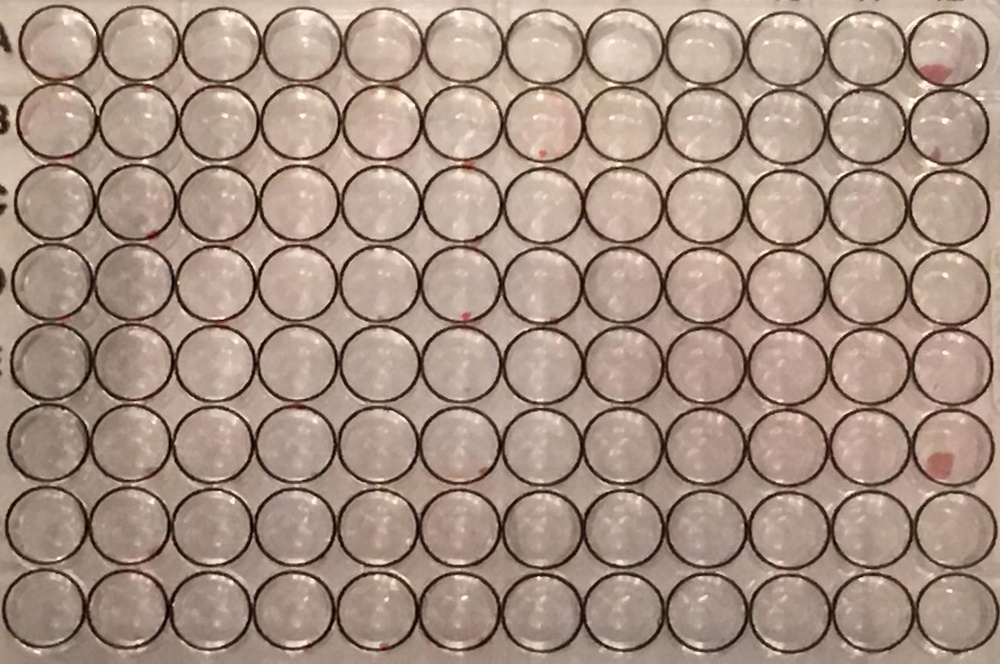
#> input picture task_8/circles.jpg, 1000 x 664 px, shrunk from 1300 x 863 before the run
$ jupyter execute task_8.ipynb
#> lines starting #> are read from the running program, lines starting #| are printed output that depends on the picture; after the words box and inside, x2 and y2 are one past the last pixel; in counts of white or black regions, pixels touching at a corner belong together
[cell 1]
import cv2 as cv
import numpy as np
from matplotlib import pyplot as plt


def hough(img, dp, mD, p1, p2, minR, maxR):

    img_copy = img.copy()
    img_blur = cv.medianBlur(cv.cvtColor(img_copy, cv.COLOR_BGR2GRAY), 5)
    circles = cv.HoughCircles(img_blur, cv.HOUGH_GRADIENT, dp=dp,
                              minDist=int(mD), param1=p1, param2=p2, minRadius=int(minR), maxRadius=int(maxR))
    circles = np.uint16(np.around(circles))


    for (x,y,r) in circles[0,:]:
        # draw the outer circle
        cv.circle(img_copy, (x, y), r, (0,255,0), 2)
        # draw the center of the circle
        cv.circle(img_copy, (x, y), 2, (255,0,0), 2)

    plt.figure(figsize=(12, 8))
    plt.imshow(img_copy), plt.xticks([]), plt.yticks([])
    plt.show()

[cell 2]
img = cv.imread('circles.jpg')
#> img is the input picture: shape (664, 1000, 3); mean B, G, R 132.4, 146.5, 168
assert img is not None, "file could not be read"

h, w, _ = img.shape[:]
#> h = 664; w = 1000
hough(img, dp=1.5, mD=w/13, p1=50, p2=40, minR=w/27, maxR=w/24)
#> in hough, `img_blur = cv.medianBlur(cv.cvtColor(img_copy, cv.COLOR_BGR2GRAY), 5)`:
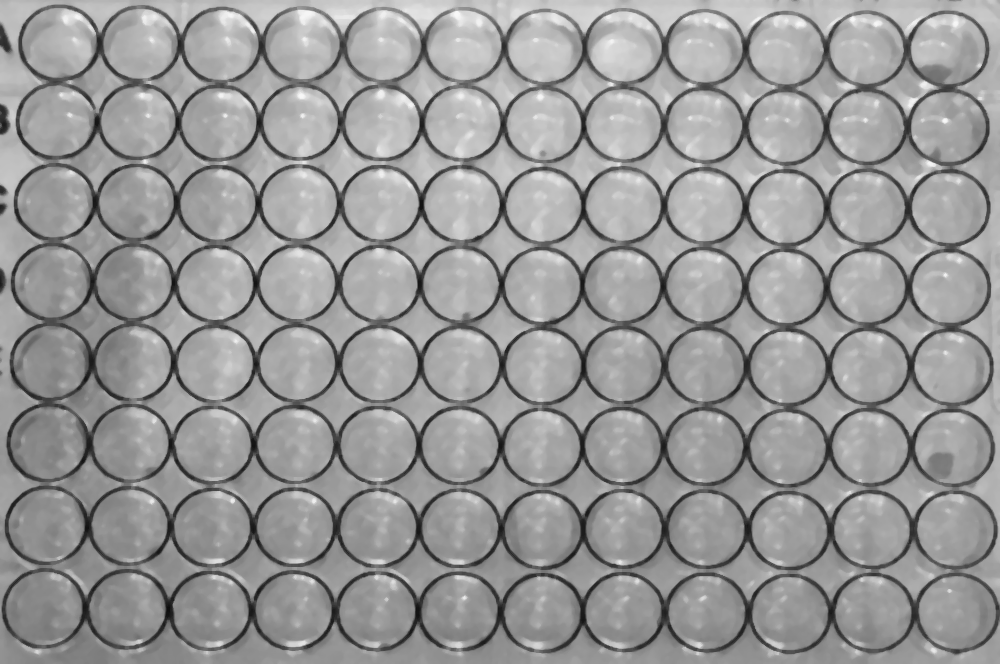
#> img_blur: shape (664, 1000); min 12, max 248, mean 151.9
#> in hough, `circles = cv.HoughCircles(img_blur, cv.HOUGH_GRADIENT, dp=dp, minDist=..`: circles = 96 rows, first 8: [383.2, 203.2, 38.5], [704.2, 285.8, 40.15], [705.8, 446.2, 40.15], [951.8, 207.8, 38.5], [869.2, 207.8, 38.5], [867.8, 48.75, 38.5], [786.8, 447.8, 40.15], [128.2, 525.8, 40.15]
#> in hough, `circles = np.uint16(np.around(circles))`: circles = 96 rows, first 8: [383, 203, 38], [704, 286, 40], [706, 446, 40], [952, 208, 38], [869, 208, 38], [868, 49, 38], [787, 448, 40], [128, 526, 40]
#> the loop in hough, `for (x,y,r) in circles[0,:]:` made 96 passes
#> (x, y, r) on passes 1 to 12: (383, 203, 38), (704, 286, 40), (706, 446, 40), (952, 208, 38), (869, 208, 38), (868, 49, 38), (787, 448, 40), (128, 526, 40), (302, 121, 38), (212, 445, 40), (137, 121, 40), (542, 446, 40)
#> after the loop in hough, `for (x,y,r) in circles[0,:]:`:
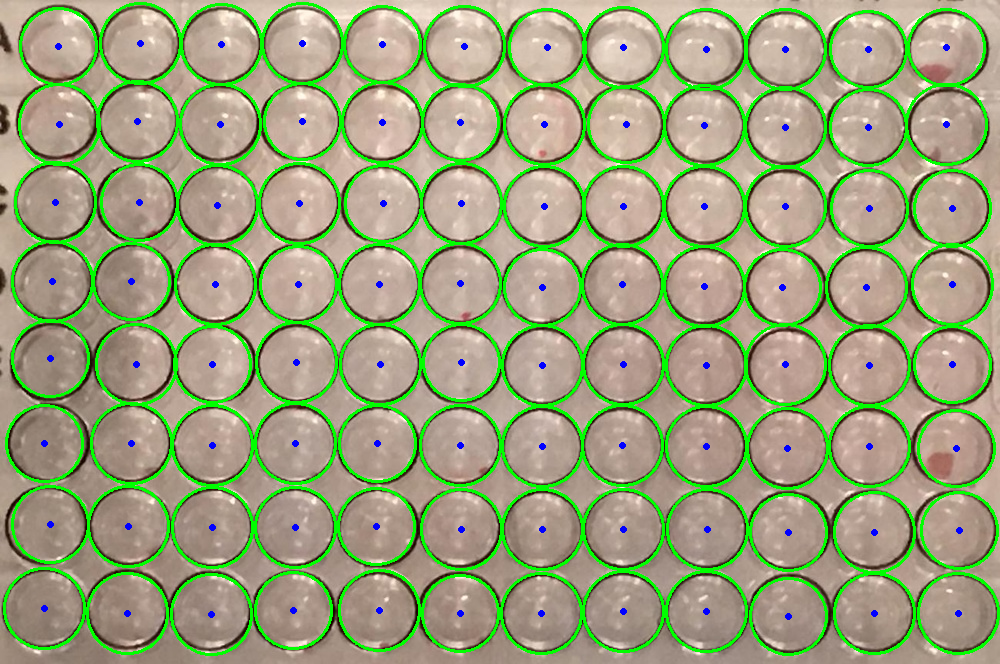
#> img_copy: shape (664, 1000, 3); 10.95% of pixels changed, all inside (x1, y1, x2, y2) = (3, 2, 1000, 656)
